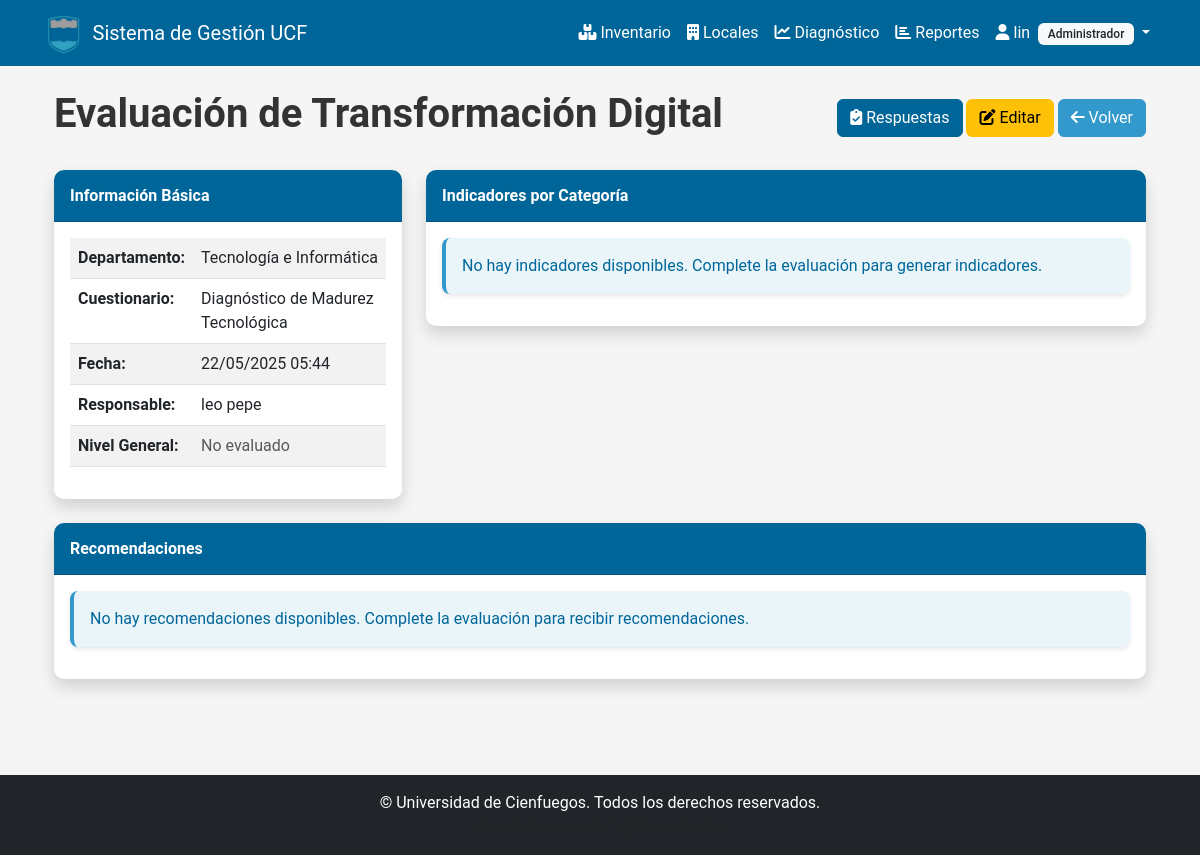
Before: /diagnostico/evaluaciones/7/ (signed in) with the older database file.
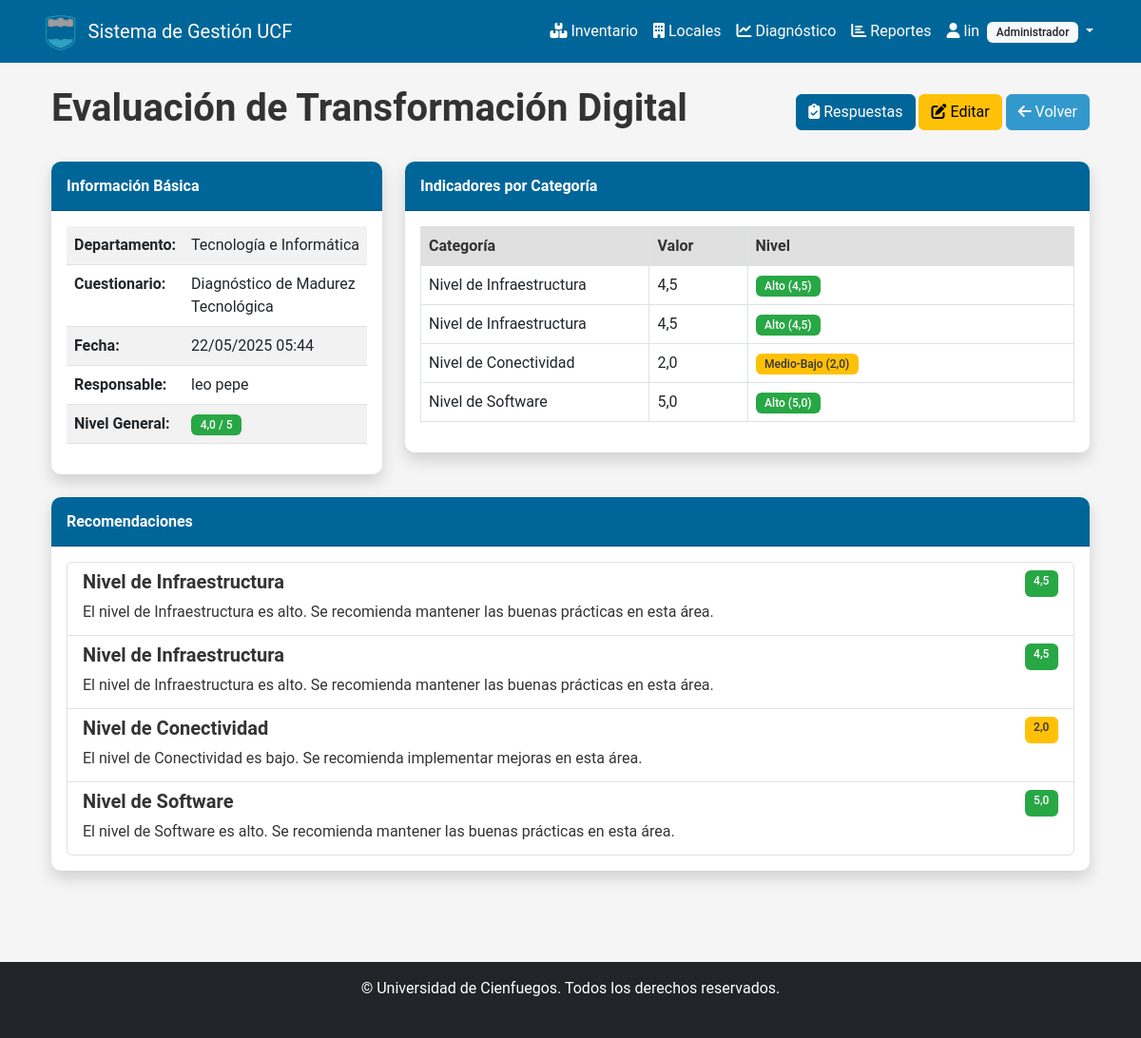
After: the same page with the newer database file.
### diagnostico/models.py (models this page shows, shortened)
class Diagnostico(models.Model):
    fecha = models.DateTimeField(auto_now_add=True)
    departamento = models.ForeignKey(
        Departamento, on_delete=models.CASCADE, related_name='diagnosticos')
    responsable = models.ForeignKey(
        User, on_delete=models.CASCADE, related_name='diagnosticos_realizados')
    cuestionario = models.ForeignKey(
        Cuestionario, on_delete=models.CASCADE, related_name='diagnosticos')
    nivel_general = models.FloatField(null=True, blank=True)
    observaciones = models.TextField(blank=True, null=True)
    class Meta:
        verbose_name = "Diagnóstico"
        verbose_name_plural = "Diagnósticos"
        ordering = ['-fecha']

class Cuestionario(models.Model):
    titulo = models.CharField(max_length=200)
    descripcion = models.TextField()
    creado_por = models.ForeignKey(
        User, on_delete=models.SET_NULL, null=True, related_name='cuestionarios_creados')
    fecha_creacion = models.DateTimeField(auto_now_add=True)
    activo = models.BooleanField(default=True)
    class Meta:
        verbose_name = "Cuestionario"
        verbose_name_plural = "Cuestionarios"

class IndicadorDiagnostico(models.Model):
    diagnostico = models.ForeignKey(
        Diagnostico, on_delete=models.CASCADE, related_name='indicadores')
    nombre = models.CharField(max_length=100)
    valor = models.FloatField()
    descripcion = models.TextField(blank=True, null=True)
    recomendacion = models.TextField(blank=True, null=True)
    class Meta:
        verbose_name = "Indicador de Diagnóstico"
        verbose_name_plural = "Indicadores de Diagnóstico"

### usuarios/models.py (models this page shows, shortened)
class Departamento(models.Model):
    nombre = models.CharField(max_length=100)
    descripcion = models.TextField(blank=True, null=True)
    ubicacion = models.CharField(max_length=100, blank=True, null=True)
    responsable = models.ForeignKey(
        User, on_delete=models.SET_NULL, null=True, related_name='departamentos_a_cargo')
    class Meta:
        verbose_name = "Departamento"
        verbose_name_plural = "Departamentos"

### diagnostico/views.py (the view)
# urls.py: path('evaluaciones/<int:pk>/', views.evaluacion_detail,
@login_required
def evaluacion_detail(request, pk):
    diagnostico = get_object_or_404(Diagnostico, pk=pk)
    respuestas = Respuesta.objects.filter(
        diagnostico=diagnostico).select_related('pregunta')
    indicadores = IndicadorDiagnostico.objects.filter(diagnostico=diagnostico)
    LogActividad.objects.create(
        usuario=request.user,
        accion=f"Consulta de evaluación",
        detalles=f"Departamento: {diagnostico.departamento.nombre}"
    )
    return render(request, 'diagnostico/evaluacion_detail.html', {
        'diagnostico': diagnostico,
        'respuestas': respuestas,
        'indicadores': indicadores
    })

### reportes/views.py (called while the page is built)
def permisos_context(request):
    context = {}
    if request.user.is_authenticated:
        context.update({
            'puede_ver_reportes': puede_ver_reportes(request.user),
            'puede_ver_actividad': puede_ver_actividad(request.user),
            'es_admin': es_admin(request.user),
        })
    else:
        context.update({
            'puede_ver_reportes': False,
            'puede_ver_actividad': False,
            'es_admin': False,
        })
    return context

### templates/diagnostico/evaluacion_detail.html (shortened to what the changed rows need)
{% extends 'base/base.html' %}
{% block content %}
<div class="container">
    <div class="d-flex justify-content-between align-items-center mb-4">
        <h1>Evaluación de Transformación Digital</h1>
    </div>
    <div class="row">
        <div class="col-lg-4">
            <div class="card shadow mb-4">
                <div class="card-body">
                    <table class="table table-striped">
                        <tr>
                            <th>Departamento:</th>
                            <td>{{ diagnostico.departamento.nombre }}</td>
                        </tr>
                        <tr>
                            <th>Cuestionario:</th>
                            <td>{{ diagnostico.cuestionario.titulo }}</td>
                        </tr>
                        <tr>
                            <th>Fecha:</th>
                            <td>{{ diagnostico.fecha|date:"d/m/Y H:i" }}</td>
                        </tr>
                        <tr>
                            <th>Responsable:</th>
                            <td>{{ diagnostico.responsable.get_full_name }}</td>
                        </tr>
                        <tr>
                            <th>Nivel General:</th>
                            <td>
                                {% if diagnostico.nivel_general %}
                                    <span class="badge
                                        {% if diagnostico.nivel_general < 2 %}bg-danger
                                        {% elif diagnostico.nivel_general < 3 %}bg-warning
                                        {% elif diagnostico.nivel_general < 4 %}bg-info
                                        {% else %}bg-success{% endif %}">
                                        {{ diagnostico.nivel_general|floatformat:1 }} / 5
                                    </span>
                                {% else %}
                                    <span class="text-muted">No evaluado</span>
                                {% endif %}
                            </td>
                        </tr>
                    </table>
                </div>
            </div>
        </div>
        <div class="col-lg-8">
            <div class="card shadow mb-4">
                <div class="card-body">
                    {% if indicadores %}
                        <div class="table-responsive">
                            <table class="table table-bordered">
                                <thead>
                                    <tr>
                                        <th>Categoría</th>
                                        <th>Valor</th>
                                        <th>Nivel</th>
                                    </tr>
                                </thead>
                                <tbody>
                                    {% for indicador in indicadores %}
                                        <tr>
                                            <td>{{ indicador.nombre }}</td>
                                            <td width="15%">{{ indicador.valor|floatformat:1 }}</td>
                                            <td width="50%">
                                                {% if indicador.valor < 2 %}
                                                    <span class="badge bg-danger">Bajo ({{ indicador.valor|floatformat:1 }})</span>
                                                {% elif indicador.valor < 3 %}
                                                    <span class="badge bg-warning">Medio-Bajo ({{ indicador.valor|floatformat:1 }})</span>
                                                {% elif indicador.valor < 4 %}
                                                    <span class="badge bg-info">Medio-Alto ({{ indicador.valor|floatformat:1 }})</span>
                                                {% else %}
                                                    <span class="badge bg-success">Alto ({{ indicador.valor|floatformat:1 }})</span>
                                                {% endif %}
                                            </td>
                                        </tr>
                                    {% endfor %}
                                </tbody>
                            </table>
                        </div>
                    {% else %}
                        <div class="alert alert-info">
                            No hay indicadores disponibles. Complete la evaluación para generar indicadores.
                        </div>
                    {% endif %}
                </div>
            </div>
        </div>
    </div>
    <div class="row">
        <div class="col-12">
            <div class="card shadow mb-4">
                <div class="card-body">
                    {% if indicadores %}
                        <div class="list-group">
                            {% for indicador in indicadores %}
                                {% if indicador.recomendacion %}
                                    <div class="list-group-item">
                                        <div class="d-flex w-100 justify-content-between mb-1">
                                            <h5 class="mb-1">{{ indicador.nombre }}</h5>
                                            <span class="badge
                                                {% if indicador.valor < 2 %}bg-danger
                                                {% elif indicador.valor < 3 %}bg-warning
                                                {% elif indicador.valor < 4 %}bg-info
                                                {% else %}bg-success{% endif %}">
                                                {{ indicador.valor|floatformat:1 }}
                                            </span>
                                        </div>
                                        <p class="mb-1">{{ indicador.recomendacion }}</p>
                                    </div>
                                {% endif %}
                            {% endfor %}
                        </div>
                    {% else %}
                        <div class="alert alert-info">
                            No hay recomendaciones disponibles. Complete la evaluación para recibir recomendaciones.
                        </div>
                    {% endif %}
                </div>
            </div>
        </div>
    </div>
</div>
{% endblock %}

Changed rows visible on the page:
changed Diagnostico "Tecnología e Informática": nivel_general (not shown) → "4,0"
added IndicadorDiagnostico: nombre "Nivel de Infraestructura", valor "4,5", recomendacion "El nivel de Infraestructura es alto. Se recomienda mantener las buenas prácticas en esta área."
added IndicadorDiagnostico: nombre "Nivel de Infraestructura", valor "4,5", recomendacion "El nivel de Infraestructura es alto. Se recomienda mantener las buenas prácticas en esta área."
added IndicadorDiagnostico: nombre "Nivel de Conectividad", valor "2,0", recomendacion "El nivel de Conectividad es bajo. Se recomienda implementar mejoras en esta área."
added IndicadorDiagnostico: nombre "Nivel de Software", valor "5,0", recomendacion "El nivel de Software es alto. Se recomienda mantener las buenas prácticas en esta área."
Other visible differences:
text no longer shown: "No evaluado No hay indicadores disponibles. Complete la evaluación para generar indicadores. No hay recomendaciones disponibles. Complete la evaluación para recibir recomendaciones."
text now shown: "/ 5 Categoría Valor Nivel"
